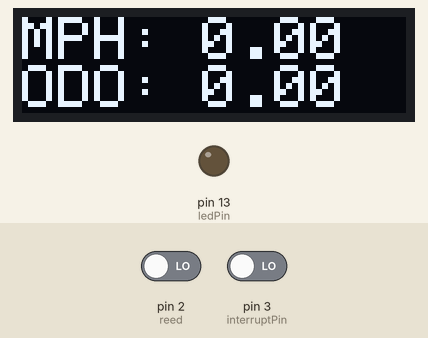
Bench run of a sketch on a simulated Arduino Uno, built with avr-gcc and run on an emulated ATmega328P. Parts: 128×32 one-colour display, output pins drawn as LEDs (lit = HIGH). Inputs (shaded band) come from the test bench; at power-on: pin 2 (reed) LOW, pin 3 (interruptPin) LOW. The display library's start-up logo is not drawn.

Above: at 1.7 s.
1.8 s: pin 2 (reed) driven HIGH
At 1.95 s:
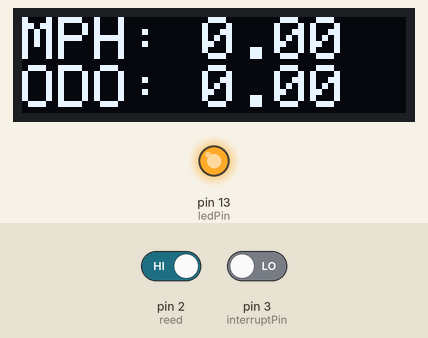
At 2.5 s:
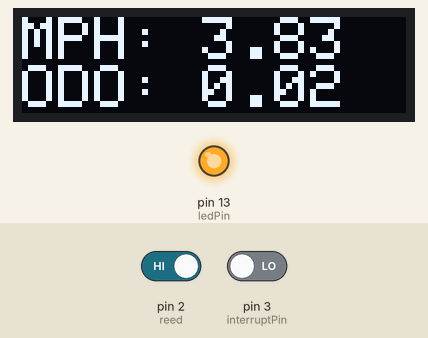
4.8 s: pin 2 (reed) driven LOW
At 5.5 s:
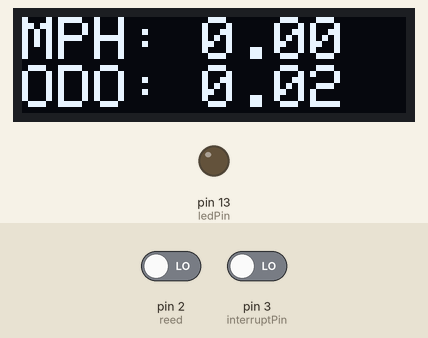
Timing chart, 0 to 7.8 s (numbered marks = the images above; inputs shaded):
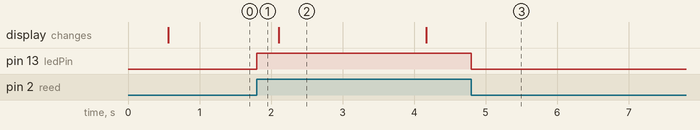

The sketch:

moto.ino
```cpp
//arduino bike speedometer w serial.print()
//by Amanda Ghassaei 2012
//https://www.instructables.com/id/Arduino-Bike-Speedometer/

/*
 * This program is free software; you can redistribute it and/or modify
 * it under the terms of the GNU General Public License as published by
 * the Free Software Foundation; either version 3 of the License, or
 * (at your option) any later version.
 *
*/

#include <SPI.h>
#include <Wire.h>
#include <Adafruit_GFX.h>
#include <Adafruit_SSD1306.h>

#define SCREEN_WIDTH 128 // OLED display width, in pixels
#define SCREEN_HEIGHT 32 // OLED display height, in pixels

#define OLED_RESET     4 // Reset pin # (or -1 if sharing Arduino reset pin)
#define SCREEN_ADDRESS 0x3C ///< See datasheet for Address; 0x3D for 128x64, 0x3C for 128x32
Adafruit_SSD1306 display(SCREEN_WIDTH, SCREEN_HEIGHT, &Wire, OLED_RESET);

//calculations
//tire radius ~ 13.5 inches
//circumference = pi*2*r =~85 inches
//max speed of 35mph =~ 616inches/second
//max rps =~7.25

const int reed = 2;
const int ledPin =  13;      // the number of the board LED pin
const int interruptPin = 3;

//storage variables
 // time between one full rotation (in ms)
float radius = 13.5; // tire radius (in inches)
float circumference;
int minDurRotationMs = 100; //min time (in ms) of one rotation (for debouncing)
int maxStandingTime = 2000;

long durOfRotationMs;
float inches;
float mph;
bool lastWasHigh;

void setup(){
  if(!display.begin(SSD1306_SWITCHCAPVCC, SCREEN_ADDRESS)) {
    Serial.println(F("SSD1306 allocation failed"));
    for(;;); // Don't proceed, loop forever
  }

  // Show initial display buffer contents on the screen --
  // the library initializes this with an Adafruit splash screen.
  display.display();
  delay(500); // Pause for 2 seconds

  // Clear the buffer
  display.clearDisplay();

  lastWasHigh = true;
  circumference = 2*3.14*radius;
  inches = 0.0;

  pinMode(reed, INPUT);
  pinMode(ledPin, OUTPUT);
  attachInterrupt(digitalPinToInterrupt(interruptPin), resetOdo, RISING);


  // TIMER SETUP- the timer interrupt allows precise timed measurements of the reed switch
  //for more info about configuration of arduino timers see http://arduino.cc/playground/Code/Timer1

//   R- Link didn't help.  Idk what this code does, taking on faith that it's calling ISR every ms
//  better link: https://www.instructables.com/Arduino-Timer-Interrupts/

  cli();//stop interrupts
  //set timer1 interrupt at 1kHz
  TCCR1A = 0;// set entire TCCR1A register to 0
  TCCR1B = 0;// same for TCCR1B
  TCNT1  = 0;
  // set timer count for 1khz increments
  OCR1A = 1999;// = (1/1000) / ((1/(16*10^6))*8) - 1
  // turn on CTC mode
  TCCR1B |= (1 << WGM12);
  // Set CS11 bit for 8 prescaler
  TCCR1B |= (1 << CS11);
  // enable timer compare interrupt
  TIMSK1 |= (1 << OCIE1A);

  sei();//allow interrupts
  //END TIMER SETUP

  Serial.begin(9600);
}

void displayOled() {
  display.clearDisplay();

  display.setTextSize(2);
  display.setTextColor(SSD1306_WHITE);        // Draw white text
  display.setCursor(0,0);             // Start at top-left corner
  display.print(F("MPH: "));
  display.println(mph);
  display.print(F("ODO: "));
  display.println(inches / 5280);
  display.display();
}

void resetOdo() {
  inches = 0.0;
}

/**
 * Interrupt at freq of 1kHz to measure reed switch
 *
 * Might be worth getting pin value directly
 * See: https://www.arduino.cc/en/Reference/PortManipulation
 *
 * if reed switch is closed
 * and enough time has passed that we're sure it's a new rotation
 * and we're not stuck at the mag/moving at exactly 1kHz,
 * calculate mph and add to odometer,
 * reset the time it takes for the wheel to turn,
 *
 *
 * if the time this rotation is taking > the maxStandingTime,
 * the wheel is stoped.  set mph to 0
 *
 * save the value of the reed switch in lastWasHigh
 * Add one ms to the time this rotation is taking.
 *
 */
ISR(TIMER1_COMPA_vect) {
  bool reedValue = digitalRead(reed);
  digitalWrite(ledPin, reedValue);

  if (reedValue && durOfRotationMs > minDurRotationMs && !lastWasHigh){

    mph = (56.8*float(circumference))/float(durOfRotationMs);
    inches += float(circumference);
    durOfRotationMs = 0;
  }

  if (durOfRotationMs > maxStandingTime){
    mph = 0;
  }

  lastWasHigh = reedValue;
  durOfRotationMs += 1;
}

void displaySerial(){
  Serial.print("mph: ");
  Serial.print(mph);
  Serial.print(" miles: ");
  Serial.println(inches / 5280);
}

void loop(){
  //print mph once a second
  displayOled();
  delay(500);
}
```

Measured:
- after the input at 1.8 s, pin 13 (ledPin): LOW → HIGH at once
- after the input at 4.8 s, pin 13 (ledPin): HIGH → LOW at once
- what the display in image 2 shows lasts 2.1 s, from 2.1 s to 4.2 s
